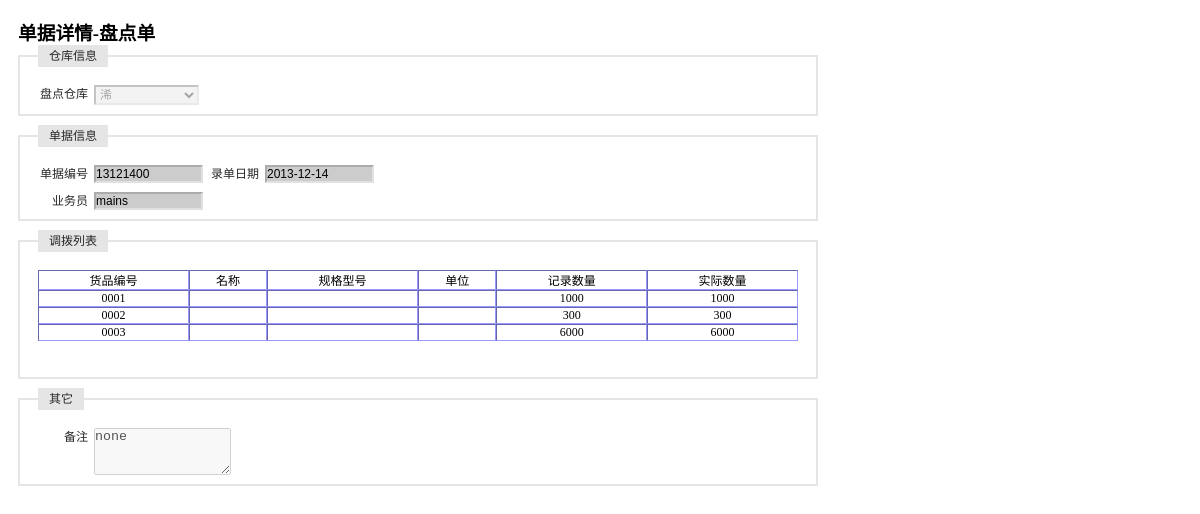
The page /receipt_check/receipt_show_check.php?id=13121400 (signed in) on the database its author committed.
### tables this page shows
CREATE TABLE `table_warehouse` (
  `id` varchar(4) NOT NULL,
  `name` varchar(10) NOT NULL,
  `fuzeren` varchar(10) default NULL,
  `phone` varchar(8) default NULL,
  `address` varchar(50) default NULL,
  `remark` varchar(50) default NULL,
  PRIMARY KEY  (`id`,`name`)
);

CREATE TABLE `test_check` (
  `id` varchar(8) NOT NULL,
  `date` varchar(10) default NULL,
  `yewuyuan` varchar(10) default NULL,
  `warehouse` varchar(4) default NULL,
  `remark` varchar(100) default NULL,
  `itemstring` varchar(200) default NULL,
  PRIMARY KEY  (`id`)
);

### receipt_check/receipt_show_check.php (the view, shortened to what this page needs)
<?php
    $id = $_GET[id];
    $query = "select * from test_check where id = '$id'";
    $result = mysql_query($query);
    $RS = mysql_fetch_array($result);
    $date = $RS[date];
    $yewuyuan = $RS[yewuyuan];
    $itemstr = $RS[itemstring];
    $remark = $RS[remark];
    $query = "select name from table_warehouse where id = '$RS[warehouse]'";
    $result_warehouse = mysql_query($query);
    $RS2 = mysql_fetch_array($result_warehouse);
    $warehouse = $RS2[name];
?>
<!DOCTYPE html PUBLIC "-//W3C//DTD XHTML 1.0 Transitional//EN" "http://www.w3.org/TR/xhtml1/DTD/xhtml1-transitional.dtd">
<html xmlns="http://www.w3.org/1999/xhtml">
<head>
</head>
<link rel="stylesheet" type="text/css" href="../css/iframe.css" media="screen" />
<body style="width:800px">
<form id="item_in" name="item_in" method="post" action="../receipt_inout/receipt_in_bg.php" onsubmit=" return checkForm()">
  <h3>单据详情-盘点单</h3>
  <fieldset>
  <legend>仓库信息</legend>
  <label>盘点仓库</label>
  <select name="company" id="company" disabled>
    <?php echo "<option value='$RS[warehouse]'>$warehouse</option>";?>
  </select>
  </fieldset>
  <fieldset>
  <legend>单据信息</legend>
  <label>单据编号</label>
  <input id="id" name="id" type="text" value="<?php echo $id;?>" style="background-color:#CCCCCC" readonly/>
  <label>录单日期</label>
  <input name="date" id="date" type="text" value="<?php echo $date;?>" style="background-color:#CCCCCC" readonly/>
  <p>&nbsp;</p>
  <label>业务员</label>
  <input id="yewuyuan" name="yewuyuan" type="text" value="<?php echo $yewuyuan;?>" style="background-color:#CCCCCC" readonly/>
  </fieldset>
  <fieldset>
  <legend>调拨列表</legend>
  <table id="item_list" border="1" width="100%" cellspacing="0" cellpadding="5" style="font-size:12px; border:thin; border-color:#9999FF ">
    <tr align="center">
      <td>货品编号</td>
      <td>名称</td>
      <td>规格型号</td>
      <td>单位</td>
      <td>记录数量</td>
      <td>实际数量</td>
    </tr>
    <?php
        $item_list = explode('|',$itemstr);
        foreach($item_list as $str){
            echo '<tr align="center">';
            $item_info = explode('+',$str);
            $item_id = $item_info[0];
            $item_num = $item_info[1];
            $item_num2 = $item_info[2];
            echo "<td>$item_id</td>";
            echo "<td></td>";
            echo "<td></td>";
            echo "<td></td>";
            echo "<td>$item_num</td>";
            echo "<td>$item_num2</td>";
            echo '</tr>';
        }
    ?>
  </table>
  <p>&nbsp;</p>
  </fieldset>
  <fieldset>
  <legend>其它</legend>
  <label>备注</label>
  <textarea name="remark" cols="15" rows="3" disabled><?php echo $remark;?></textarea>
  </fieldset>
</form>
</body>
</html>

### css/iframe.css (style rules this page uses)
* { margin: 0; padding: 0; }
body { background: #FFF; padding: 18px; }
form fieldset { border: #E5E5E5 2px solid; clear: both; margin-bottom: 9px; overflow: hidden; padding: 9px 18px; }
form input, form select { border-color: #ACACAC #E1E1E1 #E1E1E1 #ACACAC; border-style: solid; border-width: 2px; float: left; font-size:12px; margin-right: 6px; width: 105px; }
form label { color: #262626; font: normal 12px/18px Arial, sans-serif; float: left; margin-right: 6px; text-align: right; width: 50px; }
form legend { background: #E5E5E5; color: #262626; font: normal 12px/18px Arial, sans-serif; margin-bottom: 9px; padding: 2px 11px; }
p { color: #666; font: normal 12px/18px Arial, sans-serif; margin-bottom: 9px; }

### rows shown on the page
table_warehouse: company "浠"
test_check: date "2013-12-14", yewuyuan "mains", itemstring "0001", itemstring "1000", itemstring "0002", itemstring "300", itemstring "0003", itemstring "6000", remark "none"
